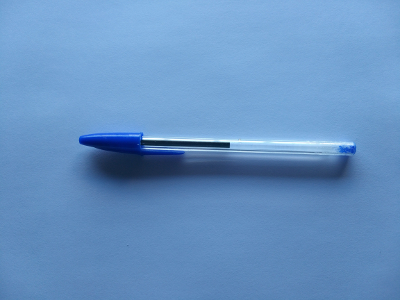
#> input picture ejercicioscapitulo9/img1.jpg, 400 x 300 px
$ python estelas.py
#> lines starting #> are read from the running program, lines starting #| are printed output that depends on the picture; after the words box and inside, x2 and y2 are one past the last pixel; in counts of white or black regions, pixels touching at a corner belong together
#estelas.py
import cv2
import numpy as np
import matplotlib.pyplot as plt
import sys

# CARGA DE IMÁGENES
nombre_img1 = 'img1.jpg'
nombre_img2 = 'img2.jpg'

img1 = cv2.imread(nombre_img1)
#> img1 is the input picture: shape (300, 400, 3); mean B, G, R 194.1, 146.4, 102.9
img2 = cv2.imread(nombre_img2)
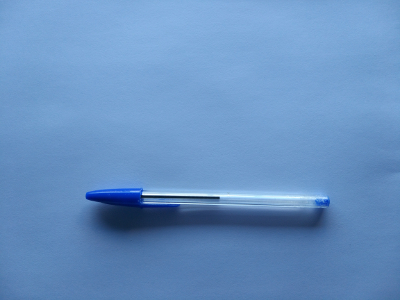
#> input picture ejercicioscapitulo9/img2.jpg, 400 x 300 px
#> img2 is the input picture: shape (300, 400, 3); mean B, G, R 193.1, 145.1, 103.8

if img1 is None or img2 is None:
    print(f"Error: No se pudieron cargar {nombre_img1} o {nombre_img2}.")
    print("Verifica que los archivos estén en la carpeta correcta.")
    sys.exit()

if img1.shape != img2.shape:
     img2 = cv2.resize(img2, (img1.shape[1], img1.shape[0]))

gray1 = cv2.cvtColor(img1, cv2.COLOR_BGR2GRAY)
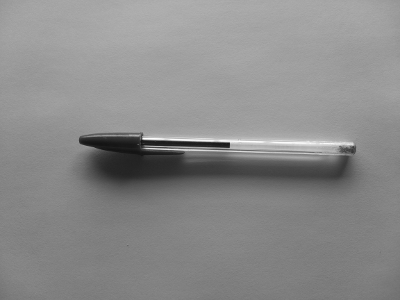
#> gray1: shape (300, 400); min 19, max 255, mean 138.7
gray2 = cv2.cvtColor(img2, cv2.COLOR_BGR2GRAY)
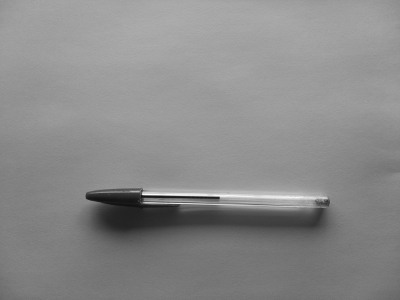
#> gray2: shape (300, 400); min 16, max 253, mean 138.2

#  Detectar características en la primera imagen (Shi-Tomasi)
p0 = cv2.goodFeaturesToTrack(gray1, maxCorners=100, qualityLevel=0.3, minDistance=7)
#> p0 = [[143, 138], [229, 143]]

# Calcular Flujo Óptico (Lucas-Kanade)
# Calcula la nueva posición (p1) en la segunda imagen
lk_params = dict(winSize=(15, 15),
                 maxLevel=2,
                 criteria=(cv2.TERM_CRITERIA_EPS | cv2.TERM_CRITERIA_COUNT, 10, 0.03))

p1, st, err = cv2.calcOpticalFlowPyrLK(gray1, gray2, p0, None, **lk_params)
#> p1 = [[3.44, 185.3], [207.3, 185.1]]; st = [1, 1]; err = [59.46, 56.18]

vis = img2.copy()

if p1 is not None:
    # Seleccionar solo los puntos encontrados con éxito (status = 1)
    good_new = p1[st == 1]
#> good_new = [[3.44, 185.3], [207.3, 185.1]]
    good_old = p0[st == 1]
#> good_old = [[143, 138], [229, 143]]

    for i, (new, old) in enumerate(zip(good_new, good_old)):
        a, b = new.ravel() # Posición actual (img2)
        c, d = old.ravel() # Posición anterior (img1)

        # Línea ROJA: Vector de desplazamiento (desde viejo a nuevo)
        cv2.line(vis, (int(a), int(b)), (int(c), int(d)), (0, 0, 255), 2)
        # Punto VERDE: Ubicación actual en img2
        cv2.circle(vis, (int(a), int(b)), 5, (0, 255, 0), -1)
#> this loop made 2 passes
#> (a, b, c, d) on passes 1 to 2: (3.44, 185.3, 143, 138), (207.3, 185.1, 229, 143)
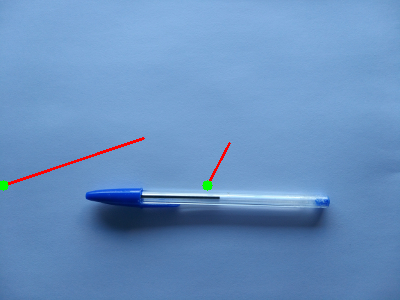
#> vis: shape (300, 400, 3); 0.55% of pixels changed, all inside (x1, y1, x2, y2) = (0, 137, 231, 191)
else:
    print("No se pudo calcular el flujo óptico para ningún punto.")

plt.figure(figsize=(15, 5))

plt.subplot(1, 3, 1) # (Filas, Columnas, Índice)
# Convertir BGR a RGB para matplotlib
plt.imshow(cv2.cvtColor(img1, cv2.COLOR_BGR2RGB))
plt.title('Frame 1 (Origen: t)')
plt.axis('off')

plt.subplot(1, 3, 2)
plt.imshow(cv2.cvtColor(img2, cv2.COLOR_BGR2RGB))
plt.title('Frame 2 (Destino: t+1)')
plt.axis('off')

plt.subplot(1, 3, 3)
plt.imshow(cv2.cvtColor(vis, cv2.COLOR_BGR2RGB))
plt.title('Resultado Lucas-Kanade')
plt.axis('off')

plt.tight_layout()
plt.show()
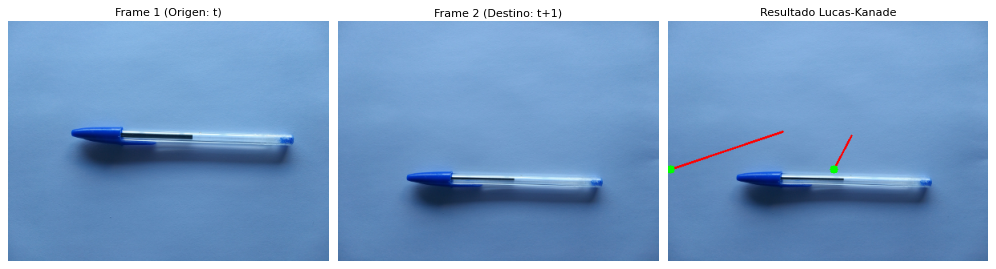
#> figure drawn by matplotlib, 3 panels
